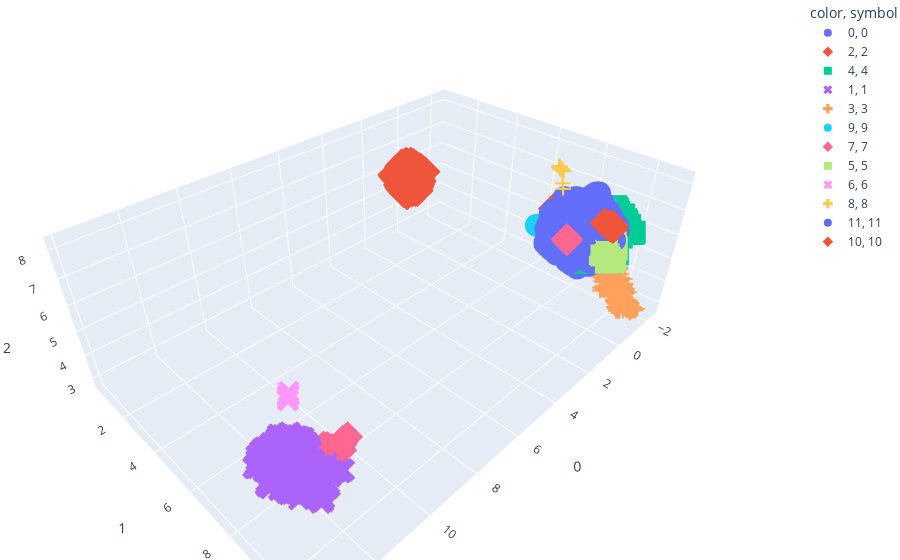

Notebook source saved alongside this figure:
### Code cell
import plotly.express as px 

fig = px.scatter_3d(tridim_emb, x=0, y=1, z=2, size_max=5, 
symbol=labels.astype('str'), color=labels.astype('str'))
fig.update_layout(margin=dict(l=0, r=0, b=0, t=0))
fig.show()

### Figure 1 — Plotly figure (JSON) as saved in the notebook; plotly's stock layout.template omitted (floating-point values rounded to 4 significant figures; data arrays with more than 128 entries replaced by an {"elided": "..."} marker saying what was removed)
{"data": [{"hovertemplate": "color=0<br>symbol=0<br>0=%{x}<br>1=%{y}<br>2=%{z}<extra></extra>", "legendgroup": "0, 0", "marker": {"color": "#636efa", "symbol": "circle"}, "mode": "markers", "name": "0, 0", "scene": "scene", "showlegend": true, "type": "scatter3d", "x": {"elided": "1016 float values"}, "y": {"elided": "1016 float values"}, "z": {"elided": "1016 float values"}}, {"hovertemplate": "color=2<br>symbol=2<br>0=%{x}<br>1=%{y}<br>2=%{z}<extra></extra>", "legendgroup": "2, 2", "marker": {"color": "#EF553B", "symbol": "diamond"}, "mode": "markers", "name": "2, 2", "scene": "scene", "showlegend": true, "type": "scatter3d", "x": {"elided": "351 float values"}, "y": {"elided": "351 float values"}, "z": {"elided": "351 float values"}}, {"hovertemplate": "color=4<br>symbol=4<br>0=%{x}<br>1=%{y}<br>2=%{z}<extra></extra>", "legendgroup": "4, 4", "marker": {"color": "#00cc96", "symbol": "square"}, "mode": "markers", "name": "4, 4", "scene": "scene", "showlegend": true, "type": "scatter3d", "x": {"elided": "154 float values"}, "y": {"elided": "154 float values"}, "z": {"elided": "154 float values"}}, {"hovertemplate": "color=1<br>symbol=1<br>0=%{x}<br>1=%{y}<br>2=%{z}<extra></extra>", "legendgroup": "1, 1", "marker": {"color": "#ab63fa", "symbol": "x"}, "mode": "markers", "name": "1, 1", "scene": "scene", "showlegend": true, "type": "scatter3d", "x": {"elided": "620 float values"}, "y": {"elided": "620 float values"}, "z": {"elided": "620 float values"}}, {"hovertemplate": "color=3<br>symbol=3<br>0=%{x}<br>1=%{y}<br>2=%{z}<extra></extra>", "legendgroup": "3, 3", "marker": {"color": "#FFA15A", "symbol": "cross"}, "mode": "markers", "name": "3, 3", "scene": "scene", "showlegend": true, "type": "scatter3d", "x": {"elided": "335 float values"}, "y": {"elided": "335 float values"}, "z": {"elided": "335 float values"}}, {"hovertemplate": "color=9<br>symbol=9<br>0=%{x}<br>1=%{y}<br>2=%{z}<extra></extra>", "legendgroup": "9, 9", "marker": {"color": "#19d3f3", "symbol": "circle"}, "mode": "markers", "name": "9, 9", "scene": "scene", "showlegend": true, "type": "scatter3d", "x": [0.05504, -1.207, -1.127, 0.001173, -0.03124, -1.318, -1.243, 0.01202, -1.242, 0.01881, 0.01152, -1.269, -1.277, -1.353, -1.317, 0.01348, -1.335, -1.354, -1.359, 0.006255], "y": [7.27, 8.819, 9.28, 7.473, 7.485, 9.035, 8.865, 7.49, 9.08, 7.47, 7.475, 8.721, 9.116, 8.921, 9.063, 7.484, 9.005, 9.002, 9.112, 7.49], "z": [5.905, 6.917, 6.921, 5.962, 5.932, 6.921, 6.74, 5.936, 6.965, 5.905, 5.908, 6.639, 6.948, 6.857, 6.914, 5.923, 6.922, 6.873, 6.836, 5.923]}, {"hovertemplate": "color=7<br>symbol=7<br>0=%{x}<br>1=%{y}<br>2=%{z}<extra></extra>", "legendgroup": "7, 7", "marker": {"color": "#FF6692", "symbol": "diamond"}, "mode": "markers", "name": "7, 7", "scene": "scene", "showlegend": true, "type": "scatter3d", "x": [11.97, 11.93, 11.8, 11.84, 11.74, 12.04, 1.222, 11.92, 1.243, 12.07, 1.178, 11.93, 12.13, 12.08, 11.98, 12.1, 11.93, 11.9, 11.97, 11.98, 1.184, 11.58, 11.79, 1.19, 11.76, 11.98, 11.87, 11.68], "y": [10.13, 10.0, 9.916, 9.983, 9.926, 9.946, 9.196, 10.0, 9.236, 9.809, 9.197, 9.975, 9.633, 9.872, 10.11, 9.746, 10.04, 9.992, 10.07, 9.941, 9.205, 9.9, 9.929, 9.19, 9.921, 9.991, 9.963, 9.838], "z": [5.883, 5.851, 5.848, 5.854, 5.829, 5.824, 6.664, 5.835, 6.635, 5.73, 6.654, 5.839, 5.745, 5.826, 5.878, 5.798, 5.836, 5.849, 5.858, 5.817, 6.668, 5.853, 5.822, 6.663, 5.822, 5.85, 5.853, 5.767]}, {"hovertemplate": "color=5<br>symbol=5<br>0=%{x}<br>1=%{y}<br>2=%{z}<extra></extra>", "legendgroup": "5, 5", "marker": {"color": "#B6E880", "symbol": "square"}, "mode": "markers", "name": "5, 5", "scene": "scene", "showlegend": true, "type": "scatter3d", "x": [0.298, -0.2597, -0.2209, 0.2562, -0.06508, 0.1023, 0.2007, 0.1605, 0.1822, 0.1561, 0.1798, 0.2468, -0.201, 0.2602, 0.2637, -0.02931, -0.2255, 0.2147, 0.1532, 0.2911, 0.1824, -0.2203, 0.5234, 0.2036, 0.346, 0.1994, 0.2725, 0.2366, 0.3099, -0.2068, -0.2198, 0.1967], "y": [10.19, 10.31, 10.33, 10.5, 10.25, 10.5, 10.29, 10.47, 10.49, 10.37, 10.49, 10.12, 10.32, 10.3, 10.37, 10.17, 10.24, 10.25, 10.46, 10.39, 10.18, 10.28, 10.19, 10.49, 10.04, 10.48, 10.09, 10.17, 10.23, 10.33, 10.28, 10.44], "z": [6.055, 6.08, 6.114, 5.919, 6.014, 5.923, 5.767, 5.887, 5.857, 5.849, 5.872, 6.058, 6.229, 6.129, 5.988, 5.986, 6.365, 5.754, 5.915, 6.039, 6.185, 6.181, 6.16, 5.889, 6.064, 5.871, 6.185, 6.159, 6.111, 6.141, 6.217, 5.875]}, {"hovertemplate": "color=6<br>symbol=6<br>0=%{x}<br>1=%{y}<br>2=%{z}<extra></extra>", "legendgroup": "6, 6", "marker": {"color": "#FF97FF", "symbol": "x"}, "mode": "markers", "name": "6, 6", "scene": "scene", "showlegend": true, "type": "scatter3d", "x": [11.38, 11.38, 11.4, 11.41, 11.37, 11.51, 11.38, 11.41, 11.37, 11.37, 11.35, 11.41, 11.36, 11.44, 11.5, 11.37, 11.39, 11.36, 11.35, 11.51, 11.5, 11.31, 11.37, 11.37, 11.37, 11.37, 11.32, 11.34, 11.37, 11.39], "y": [7.189, 7.182, 7.202, 7.218, 7.177, 7.342, 7.184, 7.216, 7.171, 7.179, 7.177, 7.217, 7.165, 7.252, 7.337, 7.17, 7.175, 7.162, 7.157, 7.322, 7.33, 7.116, 7.156, 7.173, 7.173, 7.159, 7.131, 7.143, 7.192, 7.199], "z": [5.165, 5.18, 5.192, 5.23, 5.175, 5.241, 5.149, 5.202, 5.172, 5.182, 5.172, 5.202, 5.153, 5.232, 5.197, 5.167, 5.208, 5.16, 5.171, 5.23, 5.208, 5.244, 5.132, 5.171, 5.177, 5.139, 5.14, 5.141, 5.178, 5.193]}, {"hovertemplate": "color=8<br>symbol=8<br>0=%{x}<br>1=%{y}<br>2=%{z}<extra></extra>", "legendgroup": "8, 8", "marker": {"color": "#FECB52", "symbol": "cross"}, "mode": "markers", "name": "8, 8", "scene": "scene", "showlegend": true, "type": "scatter3d", "x": [-0.3763, -0.294, -0.2843, -0.2839, -0.1513, -0.2914, -0.2693, -0.3029, -0.3118, -0.3099, -0.2591, -0.3518, -0.3584, -0.2792, -0.3034, -0.2951, -0.3122, -0.2924, -0.2988, -0.2766, -0.3268, -0.2939, -0.2951, -0.3097, -0.28], "y": [7.79, 7.683, 7.724, 7.686, 8.001, 7.662, 7.711, 7.714, 7.68, 7.662, 7.888, 7.744, 7.74, 7.672, 7.672, 7.684, 7.705, 7.663, 7.697, 7.639, 7.713, 7.693, 7.682, 7.63, 7.686], "z": [8.1, 8.219, 8.176, 8.216, 7.584, 8.24, 8.201, 8.195, 8.212, 8.24, 7.72, 8.155, 8.132, 8.242, 8.227, 8.219, 8.181, 8.233, 8.201, 8.258, 8.174, 8.198, 8.216, 8.272, 8.215]}, {"hovertemplate": "color=11<br>symbol=11<br>0=%{x}<br>1=%{y}<br>2=%{z}<extra></extra>", "legendgroup": "11, 11", "marker": {"color": "#636efa", "symbol": "circle"}, "mode": "markers", "name": "11, 11", "scene": "scene", "showlegend": true, "type": "scatter3d", "x": [1.228, 1.306, 1.239, 1.379, 1.177, 1.2, 1.164, 1.268, 1.258, 1.208, 1.264, 1.284, 1.275], "y": [9.035, 9.058, 9.022, 8.991, 8.901, 9.01, 8.949, 9.01, 9.05, 8.975, 8.99, 9.003, 9.024], "z": [6.06, 6.137, 6.043, 6.064, 6.004, 6.108, 6.043, 6.08, 6.131, 6.071, 6.091, 6.094, 6.095]}, {"hovertemplate": "color=10<br>symbol=10<br>0=%{x}<br>1=%{y}<br>2=%{z}<extra></extra>", "legendgroup": "10, 10", "marker": {"color": "#EF553B", "symbol": "diamond"}, "mode": "markers", "name": "10, 10", "scene": "scene", "showlegend": true, "type": "scatter3d", "x": [-0.01289, -0.02617, 0.000105, 0.002795, 0.03185, 0.02577, 0.09222, 0.02139, 0.04384, 0.0225, -0.0279, -0.001543, 0.06076, 0.03292], "y": [10.16, 10.09, 10.05, 10.12, 10.11, 10.11, 9.884, 10.07, 10.05, 10.08, 10.12, 10.07, 10.11, 10.08], "z": [6.98, 7.04, 7.044, 7.067, 7.071, 7.101, 7.1, 7.047, 7.009, 7.053, 6.952, 6.998, 7.081, 7.061]}], "layout": {"legend": {"title": {"text": "color, symbol"}, "tracegroupgap": 0}, "margin": {"b": 0, "l": 0, "r": 0, "t": 0}, "scene": {"domain": {"x": [0, 1], "y": [0, 1]}, "xaxis": {"title": {"text": "0"}}, "yaxis": {"title": {"text": "1"}}, "zaxis": {"title": {"text": "2"}}}}}
